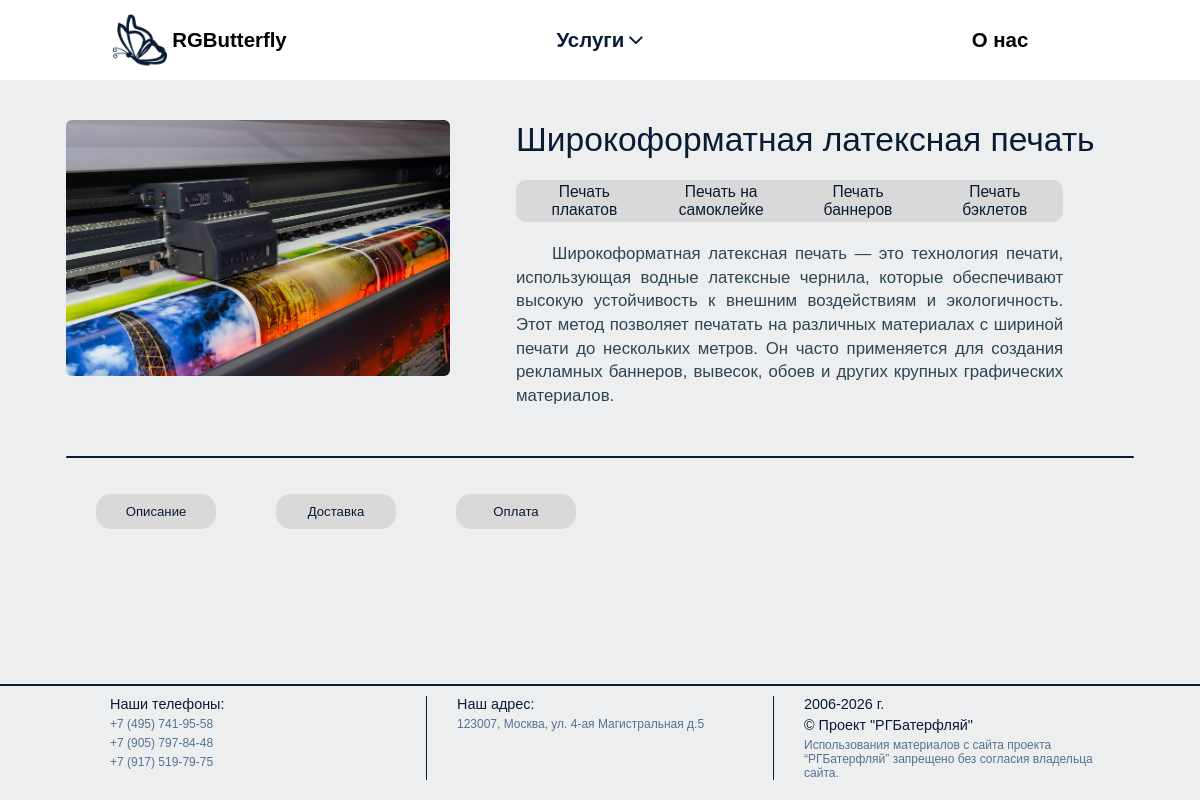
Page /service/2/ on the committed database.
### web/models.py (models this page shows, shortened)
class Service(models.Model):
    service_name = models.CharField(max_length=255, verbose_name="Услуга")
    service_description = models.TextField(verbose_name="Описание услуги")
    service_image = models.ImageField(upload_to="service_images/", verbose_name="Картинка услуги")

class Option(models.Model):
    service = models.ForeignKey(Service, related_name='options', on_delete=models.CASCADE, verbose_name="Услуга")
    option_name = models.CharField(max_length=255, verbose_name="Опция")
    options_description = models.TextField(verbose_name="Описание опции")
    option_image = models.ImageField(upload_to='option_imafes/', verbose_name="Картинка опции")

### web/views.py (the view)
# urls.py: path('service/<int:service_id>/', service, name='service'),
def service(request, service_id):
    service = get_object_or_404(Service, id=service_id)
    options = service.options.all()
    return render(request, 'web/service.html', {'service': service, 'options': options})

### web/templates/web/service.html (shortened to what this page needs)
{% extends "web/app.html" %}
{% load static %}
{% block extra_css %}
<link rel="stylesheet" href="{% static 'RGButterfly/css/service.css' %}" type="text/css" media="all">
{% endblock %}
{% block content %}
<div class="main-container">
    <section class="service-container">
        <article class="service-img-container">
            <img src="{{ service.service_image.url }}" alt="{{ service.service_name }}" class="service-image">
        </article>
        <article class="service-about">
            <h2 class="service-name">{{ service.service_name }}</h2>
            <div class="option-toggle">
                {% for option in options %}
                    <div class = "button-wrapper"><button id="option-{{ option.id }}" class="option-button" data-option='{"name": "{{ option.option_name }}", "description": "{{ option.options_description }}"}' data-image-url="{{ option.option_image.url }}" onclick="toggleOption('{{ option.id }}')">{{ option.option_name }}</button></div>
                {% endfor %}
            </div>
            <div class="service-description">
                <p>{{ service.service_description }}</p>
            </div>
        </article>
    </section>
    <aside class="option-container">
        <div class="stick-container">
            <div class="stick"></div>
        </div>
        <nav class="menu">
            <button id="description-btn" class="data-button" onclick="toggleDisplay('.description-data')">Описание</button>
            <button id="deliver-btn" class="data-button" onclick="toggleDisplay('.deliver-data')">Доставка</button>
            <button id="payment-btn" class="data-button" onclick="toggleDisplay('.payment-data')">Оплата</button>
        </nav>
    </aside>
</div>
{% endblock %}

### web/templates/web/app.html (shortened to what this page needs)
<!doctype html>
<html lang="en">
<head>
    {% load static%}
    <link rel="stylesheet" href="{% static 'RGButterfly/css/app.css' %}" type="text/css" media="all">
    <link href="https://fonts.cdnfonts.com/css/tt-norms-pro" rel="stylesheet">
    {% block extra_css %}{% endblock %}
</head>
<body>
<header>
    <div class = "container">
        <nav>
            <ul>
                <li><a href="{% url 'main' %}"> <div class ="div-img"> <img src="{% static 'RGButterfly/img/output-onlinepngtools.png' %}" alt="logo" > </div> RGButterfly</a></li>
                <li class = "has-children">
                    <button class="button" onclick="toggleSubMenu('.sub-menu')"> Услуги<span style="margin-left:4px;"><i id="chevron" class="fa-solid fa-chevron-down fa-xs"></i></span></button>
                 </li>
                <li><a href="{% url 'about' %}">О нас</a></li>
            </ul>
        </nav>
    </div>
</header>
<main>
    {% block content %}
    {% endblock %}
</main>
<footer>
    <div class = "footer-large-screen">
        <div class = "hr-footer"></div>
        <div class = "column-container footer">
            <div class = "column">
                <h5>Наши телефоны:</h5>
            <p>+7 (495) 741-95-58</p>
            <p>+7 (905) 797-84-48</p>
            <p>+7 (917) 519-79-75</p>
            </div>
            <div class = "column">
                <h5>Наш адрес:</h5>
                <p>123007, Москва, ул. 4-ая Магистральная д.5</p>
            </div>
            <div class = "column">
                <h5>2006-2026 г.</h5>
                <h5>&copy Проект "РГБатерфляй"</h5>
                <p>Использования материалов с сайта проекта
    “РГБатерфляй” запрещено без согласия владельца сайта.</p>
            </div>
        </div>
        </div>
</footer>
</body>
</html>

### web/static/RGButterfly/css/app.css (style rules this page uses)
* { margin: 0; padding: 0; font-family: 'TT Norms Pro', sans-serif; }
body { display: flex; flex-direction: column; min-height: 100vh; }
main { flex:1; background-color: #EDEEF0; }
header { background-color: white; z-index: 2; position: relative; }
header .container { width: 100%; display: flex; justify-content: center; align-items: center; }
header nav { width: 1200px; }
header nav ul { display: flex; justify-content: space-between; height: 80px; list-style-type: none; }
header nav ul li { flex: 1; display: flex; justify-content: center; align-items: center; text-align: center; font-size: 1.7vw; font-weight: 700; color: #0A1C34; }
header nav > ul > li > a { position:relative; display: flex; align-items: center; text-decoration: none; color: black; transition: all 0.3s ease; }
header nav ul li .button { transition: all 0.3s ease; }
header nav ul li button { all: unset; }
header .div-img { width: 4.5vw; height: 4.5vw; margin-right: 5px; display: flex; justify-content:center; align-items:center; object-fit: cover; }
header .div-img img { width: 4.5vw; }
.column-container { display: flex; justify-content: center; margin-top: 30px; margin-bottom: 30px; margin-left: 7.5%; margin-right: 7.5%; }
.column-container .column { flex: 1; text-align: center; padding: 0px 10px 0px 20px; }
footer { left: 0; right: 0; bottom: 0; background-color:#EDEEF0; padding-bottom: 10px; }
.footer { margin-top:10px; margin-bottom:10px; }
.hr-footer { width: 100%; height: 2px; background-color: #0A1C34; }
.footer h5 { text-align:left; font-size: 1.2vw; font-weight: 500; margin-bottom: 5px; color: #0A1C34; }
.footer p { text-align:left; font-weight: 300; font-size: 1vw; margin-top: 5px; color: #547392; }

### web/static/RGButterfly/css/service.css (style rules this page uses)
:root { --background-color: #EDEEF0; --button-bg-color: #D9D9D9; --button-selected-bg-color: #5A89B9; --text-color: #0A1C34; --text-selected-color: #ffffff; --stick-bg-color: #0A1C34; }
.option-toggle .button-wrapper { flex:1; height: 100%; display: flex; align-items: center; justify-content: center; width: 100%; }
body { margin: 0; padding: 0; background-color: var(--background-color); }
.service-container { display: flex; width: 100%; height: 60%; margin-bottom: 5vh; }
.service-img-container { width: 43%; display: flex; justify-content: center; align-items: center; }
.service-img-container img { border-radius: 6px; width: 32vw; height: auto; margin: 5vh 0; }
.service-about { width: 57%; display: flex; flex-direction: column; }
.service-name { margin: 6% 0 3% 0; font-size: 2.8vw; font-weight: 500; color: #0A1C34; }
.option-toggle { display: flex; justify-content: center; border-radius: 11px; overflow: hidden; background-color: var(--button-bg-color); margin-bottom: 3%; width: fit-content; max-width: 80%; }
.option-button { border: none; padding: 0.4vh 1vw; background-color: var(--button-bg-color); color: var(--text-color); cursor: pointer; font-size: 1.3vw; font-weight: 400; height: 100%; width: 100%; }
.service-description { font-size: 1.4vw; font-weight: 300; width: 80%; }
.service-description p { text-align: justify; line-height: 1.4; text-indent: 3vw; color:#2E4553; }
.option-container { display: flex; flex-direction: column; }
.stick-container { display: flex; justify-content: center; align-items: center; }
.stick { width: 89%; height: 2px; border-radius: 4px; background-color: var(--stick-bg-color); }
.menu { display: flex; column-gap: 5vw; margin: 3% 8% 0; }
.data-button { border: none; min-width: 10vw; border-radius: 15px; padding: 10px 20px; background-color: var(--button-bg-color); color: var(--text-color); cursor: pointer; font-size: 1.1vw; font-weight: 400; }

### rows in the picture
Service: service_image (picture), service_name "Широкоформатная латексная печать", service_description "Широкоформатная латексная печать — это технология печати, использующая водные латексные чернила, которые обеспечивают высокую устойчивость к внешним воздействиям и экологичность. Этот метод позволяет печатать на различных материалах с шириной печати до нескольких метров. Он часто применяется для создания рекламных баннеров, вывесок, обоев и других крупных графических материалов."
Option: option_name "Печать плакатов"
Option: option_name "Печать на самоклейке"
Option: option_name "Печать баннеров"
Option: option_name "Печать бэклетов"
